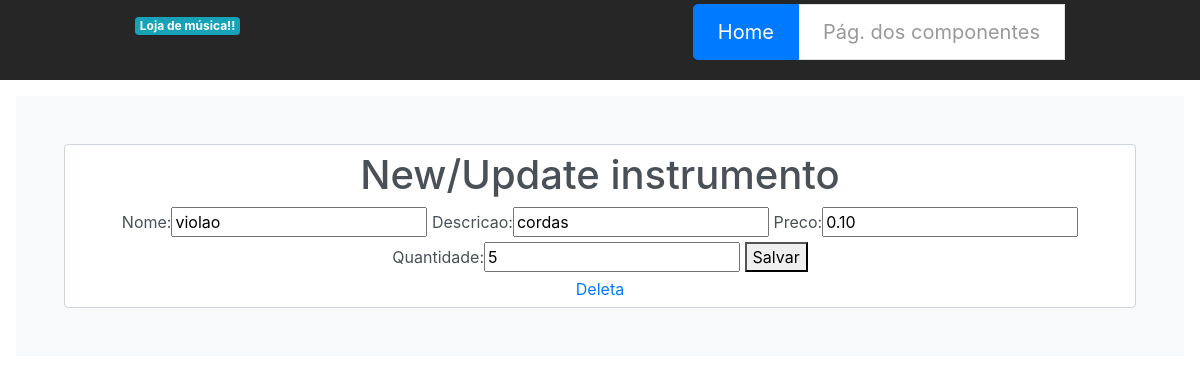
Screenshot of /update/2/ (signed in) with the database file from the repository.
### instrumentos/models.py (models this page shows, shortened)
class Instrumento(models.Model):
    user = models.ForeignKey(settings.AUTH_USER_MODEL,
                             related_name='operacoes_do_usuario',
                             on_delete=models.DO_NOTHING,
                             null=True)
    nome = models.CharField(max_length=200, db_index=True)
    descricao = models.CharField(max_length=200, db_index=True)
    preco = models.DecimalField(max_digits=10, decimal_places=2)
    quantidade = models.IntegerField()

### instrumentos/views.py (the view)
# urls.py: path('update/<int:id>/', update_instrumento, name='update_instrumento'),
def update_instrumento(request, id):
    instrumento = Instrumento.objects.get(id=id)
    form = InstrumentoForm(request.POST or None, instance=instrumento)
    if form.is_valid():
        form.save()
        return redirect('list_instrumentos')
    return render(request, 'instrumentos-form.html', {'form': form, 'instrumento': instrumento})

### instrumentos/forms.py
class InstrumentoForm(forms.ModelForm):
    class Meta:
        model = Instrumento
        fields = ['nome', 'descricao', 'preco', 'quantidade']

### autenticacao/views.py (called while the page is built)
    def __call__(self, request):
        print("request.path = ", request.path)
        print("self.login_path = ", self.login_path)
        print("request.user.is_anonymous = ", request.user.is_anonymous)
        if request.path != self.login_path and request.user.is_anonymous:
            return HttpResponseRedirect('%s?next=%s' % (self.login_path, request.path))
        response = self.get_response(request)
        return response

### instrumentos/templates/instrumentos-form.html (shortened to what this page needs)
{% load static %}
<!DOCTYPE html>
<html lang="en">
<head>
    <link rel="stylesheet" type="text/css" href="{% static 'produtos/css/bootstrap.css' %}" />
    <link rel="stylesheet" type="text/css" href="{% static 'produtos/css/styles.css' %}" />
    <link rel="stylesheet" type="text/css" href="{% static 'produtos/css/jquery-ui.css' %}">
</head>
<body>
    <nav class="site-header sticky-top py-1">
        <div class="container d-flex flex-column flex-md-row justify-content-between">
            <a class="py-2" href="#">
                <span class="badge badge-info">Loja de música!!</span>
            </a>
            <ul class="pagination pagination-lg">
                <li class="page-item active"><a class="page-link" href="#">Home</a></li>
                <li class="page-item-disable"><a class="page-link" href="pagina1.html#">Pág. dos componentes</a></li>
            </ul>
        </div>
    </nav>
    <div class="position-relative overflow-hidden p-3 p-md-5 m-md-3 text-center bg-light" >
        <div class="form-control">
                 <h1> New/Update instrumento</h1>
                <form method="post">
                    {{ form }}
                    <button type="submit">Salvar</button>
                </form>
                {% if instrumento %}
                    <a href="{%url 'delete_instrumento' instrumento.id%}">Deleta</a>
                {% endif %}
        </div>
    </div>
</body>
</html>

### instrumentos/static/produtos/css/styles.css (style rules this page uses)
.container { max-width: 960px; }
.site-header { background-color: rgba(0, 0, 0, .85); -webkit-backdrop-filter: saturate(180%) blur(20px); backdrop-filter: saturate(180%) blur(20px); }
.site-header a { color: #999; transition: ease-in-out color .15s; }
.overflow-hidden { overflow: hidden; }

### rows the page displays
Instrumento: nome "violao", descricao "cordas", preco "0.10", quantidade "5"
